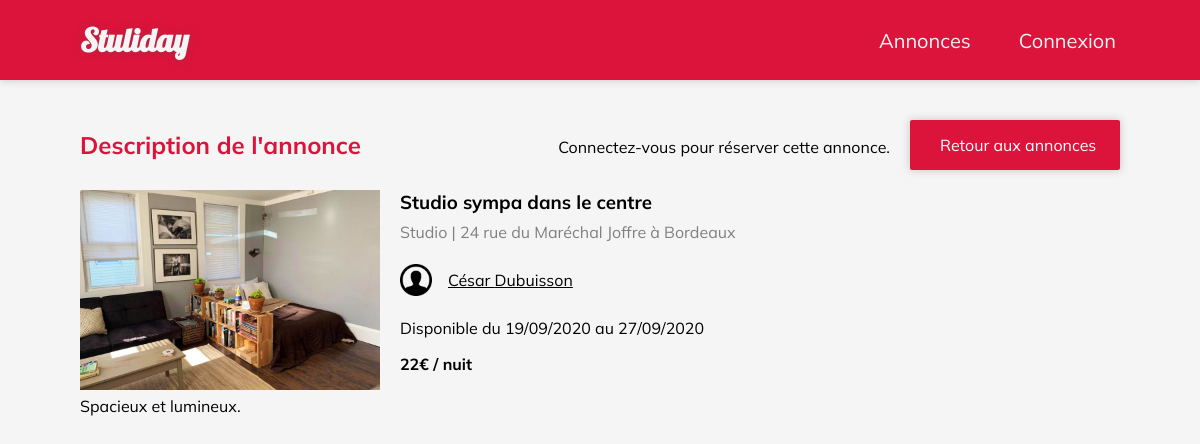
Screenshot of /annonce.php?id=13 with the database file from the repository.
### tables this page shows
CREATE TABLE IF NOT EXISTS `annonces` (
  `id` int(11) NOT NULL AUTO_INCREMENT,
  `author` int(11) NOT NULL,
  `title` varchar(50) DEFAULT NULL,
  `description` text,
  `city` varchar(50) DEFAULT NULL,
  `category` varchar(50) DEFAULT NULL,
  `image_url` varchar(255) DEFAULT NULL,
  `address` varchar(255) DEFAULT NULL,
  `booked` tinyint(1) NOT NULL DEFAULT '0',
  `price` int(255) DEFAULT NULL,
  `start_date` date DEFAULT NULL,
  `end_date` date DEFAULT NULL,
  `publish_date` timestamp NOT NULL DEFAULT CURRENT_TIMESTAMP,
  PRIMARY KEY (`id`),
  KEY `author` (`author`) USING BTREE
);

CREATE TABLE IF NOT EXISTS `users` (
  `id` int(11) NOT NULL AUTO_INCREMENT,
  `email` varchar(50) DEFAULT NULL,
  `password` varchar(100) DEFAULT NULL,
  `first_name` varchar(50) DEFAULT NULL,
  `last_name` varchar(50) DEFAULT NULL,
  PRIMARY KEY (`id`),
  UNIQUE KEY `email` (`email`)
);

### inc/functions.php (called while the page is built, shortened)
<?php
function displayDate($date) {
    return join('/', array_reverse(explode('-', $date)));
}
function getAnnonce($id) {
    global $db;
    if ($db) {
        $sql = "SELECT a.*, u.first_name, u.last_name FROM annonces a INNER JOIN users u ON a.author = u.id WHERE a.id = $id AND a.booked IS FALSE AND DATE(a.end_date) > DATE(NOW())";
        if ($sql = $db->query($sql)) {
            if ($annonce = $sql->fetch(PDO::FETCH_ASSOC)) {
                return $annonce;
            }
        }
    }
}
                    ?>

### annonce.php (the view, shortened to what this page needs)
<?php
require 'inc/connect.php';
require 'inc/functions.php';
require 'assets/head.php';
require 'assets/nav.php';
if (!empty($_GET['id'])) {
    $annonce = getAnnonce($_GET['id']);
}
?>
<section>
    <div class="title-row">
        <div class="title-menu">
            <?php if (isset($self)) {?>
            <p>Vous êtes l'auteur de cette annonce.</p>
            <?php } else if (!isset($_SESSION['id'])) { ?>
            <p>Connectez-vous pour réserver cette annonce.</p>
            <?php } ?>
            <a class="main-button" href="annonces.php">Retour aux annonces</a>
        </div>
        <h2>Description de l'annonce</h2>
    </div>
    <div id="annonce" class="annonce-article">
            <?php
                if (!empty($annonce) && !isset($bookerror)) {
                    ?>
                    <img src="assets/uploads/<?=$annonce['image_url']?>" alt="">
                    <h3><?=$annonce['title']?></h3>
                    <span class="infos"><?= $annonce['category']." | ".$annonce['address']." à ".$annonce['city']?></span>
                    <span class="proprietaire"><?= $annonce['first_name'].'  '.$annonce['last_name'] ?></span>
                    <p><?= $annonce['description'] ?></p>
                    <span class="date"><?= 'Disponible du '.displayDate($annonce['start_date']).' au '.displayDate($annonce['end_date']) ?></span>
                    <span class="price"><?= $annonce['price'].'€ / nuit'?></span>
                    <?php
                } else if (isset($bookerror)) {
                    echo "<p class='error'>".$bookerror."</p>";
                } else {
                    echo "<p class='error'>Une erreur s'est produite. Impossible d'afficher cette annonce.</p>";
                }
            ?>
    </div>
</section>
<?php
require 'assets/footer.php';
?>

### assets/css/style.css (style rules this page uses)
:root { --flow-space : 10px; --main-shadow : 0 0 8px rgba(100,75,75,0.3); }
* { margin : unset; padding : unset; border : unset; box-sizing : border-box; font-family: 'Mulish', sans-serif; }
a { color : dodgerblue; text-decoration : unset; }
.main-button { display : block; padding : 15px 30px; background-color : crimson; color : white; border-radius : 2px; width : min-content; white-space: nowrap; cursor: pointer; transition : filter 0.2s ease; box-shadow: var(--main-shadow); text-align : center; }
body { background-color : whitesmoke; font-family: 'Mulish', sans-serif; overflow-y: scroll; }
main > section { padding : 20px var(--flow-space); display : flex; flex-direction : column; align-items : center; text-align : center; }
main > section:first-of-type { padding-top : 40px; }
h2 { color : crimson; line-height : 2.5rem; margin-bottom : 20px; }
p { margin-bottom : 1rem; line-height : 1.5rem; }
.annonce-article { overflow: hidden; text-align : left; width : 100%; background-color : rgb(235,235,235); border-radius : 2px; margin-bottom : var(--flow-space); transition : filter 0.2s ease; }
.annonce-article img { object-fit: cover; width : 100%; height : calc(2 / 3 * (100vw - 2 * var(--flow-space))); }
.annonce-article h3 { margin-bottom : 5px; }
.annonce-article p { display: -webkit-box; -webkit-box-orient: vertical; overflow: hidden; -webkit-line-clamp: 5; }
#annonce { background-color : unset; }
#annonce p { -webkit-line-clamp: unset; }
.annonce-article .infos { display : block; color : grey; margin-bottom : 10px; }
.annonce-article .price { font-weight : bold; }
#annonce .price { position : unset; display : block; margin-top : 20px; }
.proprietaire { display : flex; align-items : center; margin-top : 10px; margin-bottom : 10px; text-decoration : underline; }
.proprietaire::before { content : ''; display : flex; height : 2rem; width : 2rem; margin-right : 1rem; background : url('../img/profile.png') center / cover; }
.title-menu { display : flex; flex-direction : column; align-items : center; }
.title-menu .main-button { width : 210px; margin-bottom : 20px; }
@media screen and (min-width : 375px) { :root { --flow-space : 20px; } }
@media screen and (min-width : 750px) { :root { --flow-space : 40px; } }
@media screen and (min-width : 750px) { .annonce-article { margin-bottom : 20px; } }
@media screen and (min-width : 750px) { .annonce-article img { height : 200px; min-width : 300px; max-width : 300px; } }
@media screen and (min-width : 750px) { .annonce-article p { -webkit-line-clamp: 3; } }
@media screen and (min-width : 750px) { #annonce { position : relative; } }
@media screen and (min-width : 750px) { #annonce h3 { position: absolute; top : 0px; left : 320px; } }
@media screen and (min-width : 750px) { #annonce .infos { position : absolute; top : 2rem; left : 320px; } }
@media screen and (min-width : 750px) { #annonce .proprietaire { position : absolute; top : 4rem; left : 320px; } }
@media screen and (min-width : 750px) { #annonce .date { position : absolute; top : 8rem; left : 320px; } }
@media screen and (min-width : 750px) { #annonce .price { position : absolute; top : 9rem; left : 320px; } }
@media screen and (min-width : 750px) { #annonce p { -webkit-line-clamp: unset; } }
@media screen and (min-width : 750px) { .annonce-article .price { position : absolute; bottom : 15px; } }
@media screen and (min-width : 750px) { .title-menu { flex-direction : row; justify-content : center; } }
@media screen and (min-width : 750px) { .title-menu p + .main-button { margin-left : 20px; } }
@media screen and (min-width : 1000px) { :root { --flow-space : 80px; } }
@media screen and (min-width : 1000px) { main > section { align-items : flex-start; text-align : left; } }
@media screen and (min-width : 1000px) { .title-row { width : 100%; display : flex; flex-direction: row-reverse; justify-content: space-between; align-items : center; } }

### rows the page displays
annonces: image_url (picture), title "Studio sympa dans le centre", category "Studio", address "24 rue du Maréchal Joffre", city "Bordeaux", author.first_name "César", author.last_name "Dubuisson", description "Spacieux et lumineux.", start_date "19/09/2020", end_date "27/09/2020", price "22"
